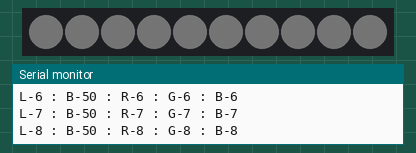
Recording of a sketch running on a simulated ESP8266 (Wemos D1 mini). Shown: 10 RGB LEDs in strip order, left to right, the last lines printed to the serial monitor. Dim RGB values are drawn brighter than linear; WiFi joins after 1.5 s; servers stay silent unless stated; the strip is taken to match the declared colour order; network time is answered at once with the bench clock; the local clock reads 2024-03-15 10:24:30 at power-on unless the sketch sets it.

Above: at 2.35 s.
At 19.3 s:
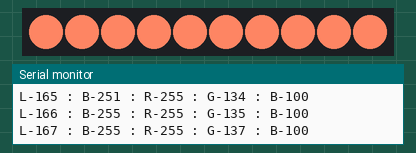
At 26.76 s:
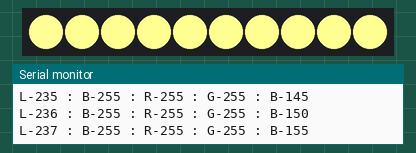
At 28.9 s:
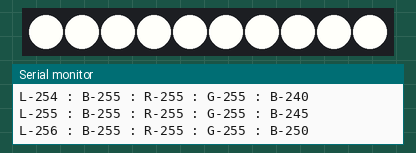
At 33.95 s:
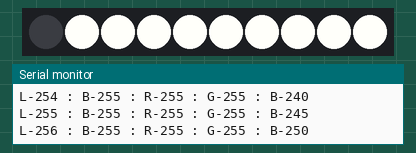
At 34.55 s:
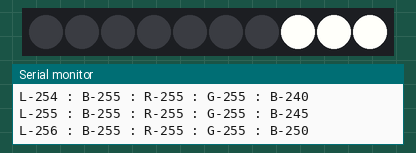

The sketch:

Dawn_Simulator.ino
```cpp
/* Dawn Simulator by Wolf I. Butler
 *
 * Uses 10 WS2811 LEDs to simulate a gentle dawn, driven by a D1 Mini (ESP8266) Node MCU
 * This is an experiment! May need more LEDs and different color pattern.
 *
 * Hacked together from several "samples" found online.
 *
 */

#include "ESP8266WiFi.h"
#include <NTPClient.h>
#include <WiFiUdp.h>
#include <Adafruit_NeoPixel.h>

// Replace with your network credentials
const char* ssid = "WIFI_Network";
const char* password = "WIFI_Password";

//Set these to your needs
int gmtOffset = -5;       //Offset from GMT. This will need to be changed for DST
String startHour = "05";  //Hour to start the Dawn Simulation. Right now it only supports top-of-the-hour.

// Define NTP Client to get time
WiFiUDP ntpUDP;
NTPClient timeClient(ntpUDP);

// Variables to save date and time
String formattedTime;
String currHour;

// Which pin on the Arduino is connected to the NeoPixels?
// On a Trinket or Gemma we suggest changing this to 1:
#define LED_PIN    2

// How many NeoPixels are attached to the Arduino?
#define LED_COUNT 10

//Initialize LED Strip
//Using the recommended NEO_KHZ400 here, but the 800KHz option should also work.
Adafruit_NeoPixel strip(LED_COUNT, LED_PIN, NEO_RGB + NEO_KHZ400);
// Argument 1 = Number of pixels in NeoPixel strip
// Argument 2 = Arduino pin number (most are valid)
// Argument 3 = Pixel type flags, add together as needed:
//   NEO_KHZ800  800 KHz bitstream (most NeoPixel products w/WS2812 LEDs)
//   NEO_KHZ400  400 KHz (classic 'v1' (not v2) FLORA pixels, WS2811 drivers)
//   NEO_GRB     Pixels are wired for GRB bitstream (most NeoPixel products)
//   NEO_RGB     Pixels are wired for RGB bitstream (v1 FLORA pixels, not v2)
//   NEO_RGBW    Pixels are wired for RGBW bitstream (NeoPixel RGBW products)

void setup() {
  // Initialize Serial Monitor
  // This is really just used for debugging/timing. Not actually needed in production.
  Serial.begin(115200);
  Serial.print("Connecting to ");
  Serial.println(ssid);
  WiFi.begin(ssid, password);
  while (WiFi.status() != WL_CONNECTED) {
    delay(500);
    Serial.print(".");
  }
  // Print local IP address and start web server
  Serial.println("");
  Serial.println("WiFi connected.");
  Serial.println("IP address: ");
  Serial.println(WiFi.localIP());

// Initialize a NTPClient to get time
  timeClient.begin();
  // Set offset time in seconds to adjust for your timezone, for example:
  // GMT +1 = 3600
  // GMT +8 = 28800
  // GMT -1 = -3600
  // GMT 0 = 0
  timeClient.setTimeOffset(gmtOffset * 3600);

  strip.begin();            // INITIALIZE NeoPixel strip object (REQUIRED)
  strip.clear();            // Turn OFF all pixels ASAP
  strip.setBrightness(50);  // Set initial BRIGHTNESS
}

// Default is true- display a quick "Dawn" demo on boot. You can disable it if you want...
boolean demoFlag = true;

// These set the delay between illuminating consecutive pixels.
// This provides a more-gradual change in the light level.
// You can tweak these if-desired, but they will change the duration of the whole process.
int demoDelay = 10;      //Demo pixel change milliseconds
int runDelay = 1500;    //Run pixel change miliseconds

// You shouldn't need to change anything below. These just set starting values.
// These are set in the Demo section below as-well, but need to be set outside of the main loop
// In case the Demo is bypassed by demoFlag = false above.

boolean runFlag = false;
int brightVal = 50;
int brightInc = 0;
int redVal = 1;
int redInc = 1;
int greenVal = 1;
int greenInc = 1;
int blueVal = 1;
int blueInc = 1;
int loopCount = 1;
char* prtString = "";

// In the loop below- you can "tweak" increment values and color levels.
// I set these to what works for me. Any changes will affect how long the "Dawn" lasts.
// As originally written- this runs for 65 minutes, and then max brightness is held for 30 minutes.

void loop() {

  while(demoFlag) {
    sprintf(prtString, "\nL-%d : B-%d : R-%d : G-%d : B-%d", loopCount, brightVal, redVal, greenVal, blueVal);
    Serial.print(prtString);
    colorWipe(strip.Color(redVal, greenVal, blueVal), brightVal, demoDelay);
    redVal = redVal + redInc;
    greenVal = greenVal + greenInc;
    blueVal = blueVal + blueInc;
    brightVal = brightVal + brightInc;
    //Ramp all colors up at first until they all hit100 (Pre-Dawn)
    //Increase Red and brightness. (Sun on horizon.)
    if(redVal == 100) {
      redInc = 5;
      greenInc = 0;
      blueInc = 0;
      brightInc = 1;
    }
    //Increase Green and speed up brightness increase once Red hits max. (Sunrise < 50%)
    if(redVal > 254) {
      redVal = 255;
      redInc = 0;
      greenInc = 1;
      brightInc = 5;
    }
    //Continue to increase green once max. overall brightness is reached. (Sunrise > 50%)
    if(brightVal > 254) {
      brightVal = 255;
      brightInc = 0;
      greenInc = 2;
    }
    //Finally- increase blue until we reach "White". (Sun above horizon.)
    if(greenVal > 254) {
      greenVal = 255;
      greenInc = 0;
      blueInc = 5;
    }
    //Once at maximum white brightness, hold and then reset.
    if(blueVal > 254) {
      delay(5000);
      colorWipe(strip.Color(0, 0, 0), 255, demoDelay*10);
      //Reset for actual main run...
      brightVal = 50;
      brightInc = 0;
      redVal = 1;
      redInc = 1;
      greenVal = 1;
      greenInc = 1;
      blueVal = 1;
      blueInc = 1;
      loopCount = 0;
      demoFlag = false;
    }
    loopCount ++;
  }

  if(!runFlag) {
    timeClient.update();
    formattedTime = timeClient.getFormattedTime();
    currHour = formattedTime.substring(0, 2);
    Serial.print("\nTime: "+formattedTime+" Waiting for "+startHour+":00:00");
    if(currHour == startHour) {
      runFlag = true;
    } else {
      strip.clear(); // Insures all pixels stay off.
      delay(60000); //For our purposes- only need to check the time every minute.
    }
  }

  while(runFlag) {
    timeClient.update();
    formattedTime = timeClient.getFormattedTime();
    sprintf(prtString, "\nL-%d : B-%d : R-%d : G-%d : B-%d \n", loopCount, brightVal, redVal, greenVal, blueVal);
    Serial.print(formattedTime+prtString);
    //This routine runes for 65 minutes (+30 minute hold time at the end).
    colorWipe(strip.Color(redVal, greenVal, blueVal), brightVal, runDelay);
    redVal = redVal + redInc;
    greenVal = greenVal + greenInc;
    blueVal = blueVal + blueInc;
    brightVal = brightVal + brightInc;
    if(redVal == 100) {
      redInc = 5;
      greenInc = 0;
      blueInc = 0;
      brightInc = 1;
    }
    if(redVal > 254) {
      redVal = 255;
      redInc = 0;
      greenInc = 1;
      brightInc = 5;
    }
    if(brightVal > 254) {
      brightVal = 255;
      brightInc = 0;
      greenInc = 2;
    }
    if(greenVal > 254) {
      greenVal = 255;
      greenInc = 0;
      blueInc = 5;
    }
    if(blueVal > 254) {
      delay(1800000);   //Hold for 30 minutes, then reset.
      colorWipe(strip.Color(0, 0, 0), 255, runDelay);
      redVal = 1;
      redInc = 1;
      greenVal = 1;
      greenInc = 1;
      blueVal = 1;
      blueInc = 1;
      brightVal = 50;
      loopCount = 0;
      runFlag = false;
    }
    loopCount ++;
  }
}

void colorWipe(uint32_t color, int bright, int wait) {
  for(int i=0; i<strip.numPixels(); i++) { // For each pixel in strip...
    strip.setPixelColor(i, color);         //  Set pixel's color (in RAM)
    strip.show();                          //  Update strip to match
    delay(wait);                           //  Pause for a moment
  }
  strip.setBrightness(bright);
}
```

Measured:
- what the display in image 3 shows lasts 5.0 s, from 28.9 s to 33.9 s
